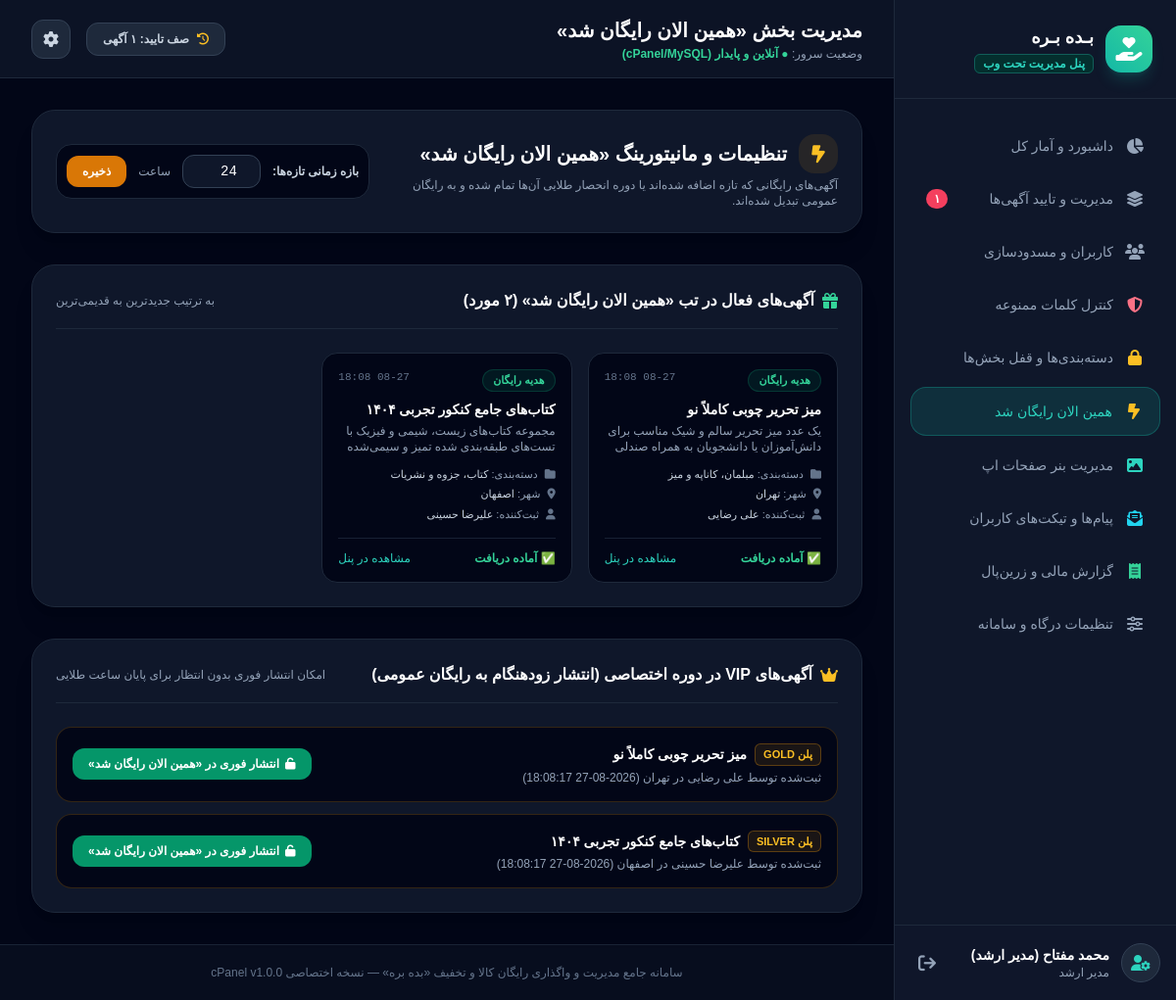
Screenshot of /just_free.php (signed in) with the database file from the repository.
### tables this page shows
CREATE TABLE IF NOT EXISTS `settings` (
  `key_name` VARCHAR(60) PRIMARY KEY,
  `key_value` TEXT NOT NULL,
  `description` VARCHAR(255) DEFAULT NULL
);

CREATE TABLE IF NOT EXISTS `listings` (
  `id` INT AUTO_INCREMENT PRIMARY KEY,
  `user_id` INT NOT NULL,
  `title` VARCHAR(200) NOT NULL,
  `description` TEXT NOT NULL,
  `category_id` VARCHAR(50) NOT NULL,
  `type` ENUM('FREE_GIFT', 'DISCOUNT', 'REQUEST') NOT NULL,
  `status` ENUM('PENDING', 'APPROVED', 'REJECTED', 'RESERVED', 'EXPIRED') DEFAULT 'APPROVED',
  `rejection_reason` TEXT DEFAULT NULL,
  `city` VARCHAR(50) NOT NULL,
  `approximate_location` VARCHAR(100) DEFAULT NULL,
  `visibility_tier` ENUM('FREE', 'SILVER', 'GOLD', 'DIAMOND') DEFAULT 'FREE',
  `is_reserved` TINYINT(1) DEFAULT 0,
  `reserved_by_user_id` INT DEFAULT NULL,
  `discount_type` VARCHAR(30) DEFAULT NULL,
  `discount_percentage` INT DEFAULT NULL,
  `discount_amount_toman` BIGINT DEFAULT NULL,
  `discount_code` VARCHAR(50) DEFAULT NULL,
  `image_url` MEDIUMTEXT DEFAULT NULL,
  `views_count` INT DEFAULT 0,
  `created_at` TIMESTAMP DEFAULT CURRENT_TIMESTAMP,
  FOREIGN KEY (`user_id`) REFERENCES `users`(`id`) ON DELETE CASCADE,
  FOREIGN KEY (`category_id`) REFERENCES `categories`(`id`)
);

CREATE TABLE IF NOT EXISTS `categories` (
  `id` VARCHAR(50) PRIMARY KEY,
  `parent_id` VARCHAR(50) DEFAULT NULL,
  `name_fa` VARCHAR(100) NOT NULL,
  `icon_name` VARCHAR(50) NOT NULL DEFAULT 'card_giftcard',
  `type` ENUM('FREE_GIFT', 'DISCOUNT', 'REQUEST') NOT NULL,
  `is_locked` TINYINT(1) DEFAULT 0,
  `lock_message` VARCHAR(255) DEFAULT 'ثبت آگهی در این بخش موقتاً غیرفعال است.',
  `display_order` INT DEFAULT 0,
  FOREIGN KEY (`parent_id`) REFERENCES `categories`(`id`) ON DELETE CASCADE
);

CREATE TABLE IF NOT EXISTS `users` (
  `id` INT AUTO_INCREMENT PRIMARY KEY,
  `phone` VARCHAR(15) NOT NULL UNIQUE,
  `full_name` VARCHAR(100) NOT NULL,
  `national_id` VARCHAR(10) DEFAULT NULL,
  `city` VARCHAR(50) DEFAULT 'تهران',
  `province` VARCHAR(50) DEFAULT 'تهران',
  `tier` ENUM('FREE', 'SILVER', 'GOLD', 'DIAMOND') DEFAULT 'FREE',
  `tier_expires_at` DATETIME DEFAULT NULL,
  `is_banned` TINYINT(1) DEFAULT 0,
  `ban_reason` TEXT DEFAULT NULL,
  `can_post_listing` TINYINT(1) DEFAULT 1,
  `wallet_balance` BIGINT DEFAULT 0,
  `created_at` TIMESTAMP DEFAULT CURRENT_TIMESTAMP
);

### config.php (called while the page is built, shortened)
<?php
function getDB() {
    static $pdo = null;
    if ($pdo === null) {
        try {
            $dsn = "mysql:host=" . DB_HOST . ";port=" . DB_PORT . ";dbname=" . DB_NAME . ";charset=utf8mb4";
            $options = [
                PDO::ATTR_ERRMODE            => PDO::ERRMODE_EXCEPTION,
                PDO::ATTR_DEFAULT_FETCH_MODE => PDO::FETCH_ASSOC,
                PDO::ATTR_EMULATE_PREPARES   => false,
                PDO::MYSQL_ATTR_INIT_COMMAND => "SET NAMES utf8mb4 COLLATE utf8mb4_persian_ci"
            ];
            $pdo = new PDO($dsn, DB_USER, DB_PASS, $options);
        } catch (PDOException $e) {
            die("<div dir='rtl' style='font-family:Tahoma;padding:20px;color:#b91c1c;background:#fee2e2;border:1px solid #f87171;margin:30px;border-radius:8px;'>
                <h3>خطا در اتصال به پایگاه داده</h3>
                <p>لطفاً اطلاعات دیتابیس در فایل <code>config.php</code> را بررسی نمایید.</p>
                <small>جزئیات خطا: " . htmlspecialchars($e->getMessage()) . "</small>
            </div>");
        }
    }
    return $pdo;
}
function persianNumber($number) {
    $en = ['0','1','2','3','4','5','6','7','8','9'];
    $fa = ['۰','۱','۲','۳','۴','۵','۶','۷','۸','۹'];
    return str_replace($en, $fa, (string)$number);
}
function getSetting($key, $default = '') {
    try {
        $db = getDB();
        $stmt = $db->prepare("SELECT key_value FROM settings WHERE key_name = ? LIMIT 1");
        $stmt->execute([$key]);
        $row = $stmt->fetch();
        return $row ? $row['key_value'] : $default;
    } catch (Exception $e) {
        return $default;
    }
}

### just_free.php (the view, shortened to what this page needs)
<?php
require_once 'header.php';
$db = getDB();
$justFreeHours = (int)getSetting('just_free_hours', '24');
$stmt = $db->prepare("SELECT l.*, u.full_name as author_name, u.phone as author_phone, c.name_fa as category_name
                      FROM listings l
                      LEFT JOIN users u ON l.user_id = u.id
                      LEFT JOIN categories c ON l.category_id = c.id
                      WHERE l.type = 'FREE_GIFT' AND l.status = 'APPROVED'
                      ORDER BY l.created_at DESC LIMIT 50");
$stmt->execute();
$justFreeListings = $stmt->fetchAll();
$vipStmt = $db->prepare("SELECT l.*, u.full_name as author_name, c.name_fa as category_name
                         FROM listings l
                         LEFT JOIN users u ON l.user_id = u.id
                         LEFT JOIN categories c ON l.category_id = c.id
                         WHERE l.visibility_tier IN ('SILVER', 'GOLD', 'DIAMOND') AND l.status = 'APPROVED'
                         ORDER BY l.created_at DESC LIMIT 20");
$vipStmt->execute();
$vipListings = $vipStmt->fetchAll();
?>
<div class="space-y-8">
    <div class="bg-slate-900 border border-slate-800 rounded-3xl p-6 shadow-xl flex flex-col md:flex-row items-start md:items-center justify-between gap-6">
        <div class="space-y-1">
            <div class="flex items-center gap-3">
                <div class="w-10 h-10 rounded-2xl bg-amber-500/10 text-amber-400 flex items-center justify-center">
                    <i class="fa-solid fa-bolt-lightning text-lg"></i>
                </div>
                <h2 class="text-xl font-bold text-white">تنظیمات و مانیتورینگ «همین الان رایگان شد»</h2>
            </div>
            <p class="text-xs text-slate-400 mr-13">آگهی‌های رایگانی که تازه اضافه شده‌اند یا دوره انحصار طلایی آن‌ها تمام شده و به رایگان عمومی تبدیل شده‌اند.</p>
        </div>
        <form method="POST" action="just_free.php" class="flex items-center gap-3 bg-slate-950 p-2.5 rounded-2xl border border-slate-800">
            <label class="text-xs text-slate-300 font-semibold whitespace-nowrap">بازه زمانی تازه‌ها:</label>
            <input type="number" name="just_free_hours" value="<?= $justFreeHours ?>" min="1" max="168" class="w-20 bg-slate-900 border border-slate-700 rounded-xl px-3 py-1.5 text-sm font-mono text-center text-white focus:outline-none focus:border-amber-400">
            <span class="text-xs text-slate-400">ساعت</span>
            <button type="submit" class="bg-amber-600 hover:bg-amber-500 text-white text-xs font-bold px-4 py-2 rounded-xl transition">
                ذخیره
            </button>
        </form>
    </div>
    <div class="bg-slate-900 border border-slate-800 rounded-3xl p-6 shadow-xl">
        <div class="flex items-center justify-between pb-4 mb-6 border-b border-slate-800">
            <h3 class="font-bold text-white text-base flex items-center gap-2">
                <i class="fa-solid fa-gift text-emerald-400"></i>
                آگهی‌های فعال در تب «همین الان رایگان شد» (<?= persianNumber(count($justFreeListings)) ?> مورد)
            </h3>
            <span class="text-xs text-slate-400">به ترتیب جدیدترین به قدیمی‌ترین</span>
        </div>
        <?php if (empty($justFreeListings)): ?>
            <div class="text-center py-12 text-slate-500 text-sm">
                هیچ آگهی رایگانی در حال حاضر یافت نشد.
            </div>
        <?php else: ?>
            <div class="grid grid-cols-1 md:grid-cols-2 lg:grid-cols-3 gap-4">
                <?php foreach ($justFreeListings as $item): ?>
                <div class="bg-slate-950 border border-slate-800 rounded-2xl p-4 flex flex-col justify-between hover:border-emerald-500/40 transition">
                    <div>
                        <div class="flex items-start justify-between gap-2 mb-2">
                            <span class="bg-emerald-500/10 text-emerald-400 text-[11px] font-bold px-2.5 py-0.5 rounded-full border border-emerald-500/20">
                                هدیه رایگان
                            </span>
                            <span class="text-[11px] text-slate-500 font-mono"><?= htmlspecialchars(substr($item['created_at'], 5, 11)) ?></span>
                        </div>
                        <h4 class="font-bold text-white text-sm line-clamp-1 mb-1"><?= htmlspecialchars($item['title']) ?></h4>
                        <p class="text-xs text-slate-400 line-clamp-2 mb-3"><?= htmlspecialchars($item['description']) ?></p>
                        <div class="text-[11px] text-slate-400 space-y-1 mb-4">
                            <div><i class="fa-solid fa-folder text-slate-500 ml-1"></i> دسته‌بندی: <span class="text-slate-300"><?= htmlspecialchars($item['category_name'] ?? 'لوازم') ?></span></div>
                            <div><i class="fa-solid fa-location-dot text-slate-500 ml-1"></i> شهر: <span class="text-slate-300"><?= htmlspecialchars($item['city']) ?></span></div>
                            <div><i class="fa-solid fa-user text-slate-500 ml-1"></i> ثبت‌کننده: <span class="text-slate-300"><?= htmlspecialchars($item['author_name'] ?? $item['author_phone']) ?></span></div>
                        </div>
                    </div>
                    <div class="pt-3 border-t border-slate-800/80 flex items-center justify-between">
                        <span class="text-xs font-semibold text-emerald-400">
                            <?= $item['is_reserved'] ? '🔒 رزرو شده' : '✅ آماده دریافت' ?>
                        </span>
                        <a href="listings.php?search=<?= urlencode($item['title']) ?>" class="text-xs text-teal-400 hover:underline">
                            مشاهده در پنل
                        </a>
                    </div>
                </div>
                <?php endforeach; ?>
            </div>
        <?php endif; ?>
    </div>
    <?php if (!empty($vipListings)): ?>
    <div class="bg-slate-900 border border-slate-800 rounded-3xl p-6 shadow-xl">
        <div class="flex items-center justify-between pb-4 mb-6 border-b border-slate-800">
            <h3 class="font-bold text-white text-base flex items-center gap-2">
                <i class="fa-solid fa-crown text-amber-400"></i>
                آگهی‌های VIP در دوره اختصاصی (انتشار زودهنگام به رایگان عمومی)
            </h3>
            <span class="text-xs text-slate-400">امکان انتشار فوری بدون انتظار برای پایان ساعت طلایی</span>
        </div>
        <div class="space-y-3">
            <?php foreach ($vipListings as $vip): ?>
            <div class="bg-slate-950 border border-amber-500/20 rounded-2xl p-4 flex items-center justify-between gap-4">
                <div>
                    <div class="flex items-center gap-2 mb-1">
                        <span class="bg-amber-500/10 text-amber-400 text-[11px] font-bold px-2 py-0.5 rounded-md border border-amber-500/30">
                            پلن <?= htmlspecialchars($vip['visibility_tier']) ?>
                        </span>
                        <h4 class="font-bold text-white text-sm"><?= htmlspecialchars($vip['title']) ?></h4>
                    </div>
                    <p class="text-xs text-slate-400">ثبت‌شده توسط <?= htmlspecialchars($vip['author_name']) ?> در <?= htmlspecialchars($vip['city']) ?> (<?= htmlspecialchars($vip['created_at']) ?>)</p>
                </div>
                <form method="POST" action="just_free.php">
                    <button type="submit" class="bg-emerald-600 hover:bg-emerald-500 text-white text-xs font-bold px-4 py-2 rounded-xl transition flex items-center gap-1.5 whitespace-nowrap">
                        <i class="fa-solid fa-unlock"></i>
                        انتشار فوری در «همین الان رایگان شد»
                    </button>
                </form>
            </div>
            <?php endforeach; ?>
        </div>
    </div>
    <?php endif; ?>
</div>
<?php require_once 'footer.php'; ?>

### header.php (style rules this page uses)
body { font-family: 'Vazirmatn', sans-serif; }

### rows the page displays
settings: just_free_hours "24"
listings: created_at "08-27 18:08", title "میز تحریر چوبی کاملاً نو", description "یک عدد میز تحریر سالم و شیک مناسب برای دانش‌آموزان یا دانشجویان به همراه صندلی", category.name_fa "مبلمان، کاناپه و میز", city "تهران", user.full_name "علی رضایی", is_reserved "✅ آماده دریافت", visibility_tier "GOLD", created_at "2026-08-27 18:08:17"
listings: created_at "08-27 18:08", title "کتاب‌های جامع کنکور تجربی ۱۴۰۴", description "مجموعه کتاب‌های زیست، شیمی و فیزیک با تست‌های طبقه‌بندی شده تمیز و سیمی‌شده", category.name_fa "کتاب، جزوه و نشریات", city "اصفهان", user.full_name "علیرضا حسینی", is_reserved "✅ آماده دریافت", visibility_tier "SILVER", created_at "2026-08-27 18:08:17"

### other values shown
persianNumber($pendingListingsCount) "۱"
$adminName "محمد مفتاح (مدیر ارشد)"
$pageTitle "مدیریت بخش «همین الان رایگان شد»"
persianNumber(count($justFreeListings)) "۲"
